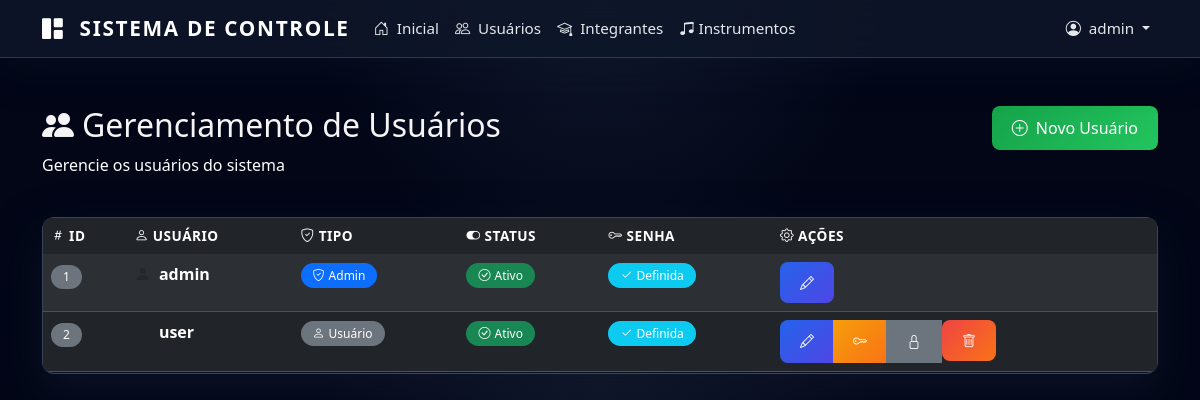
Before: /admin/users (signed in) with the older database file.
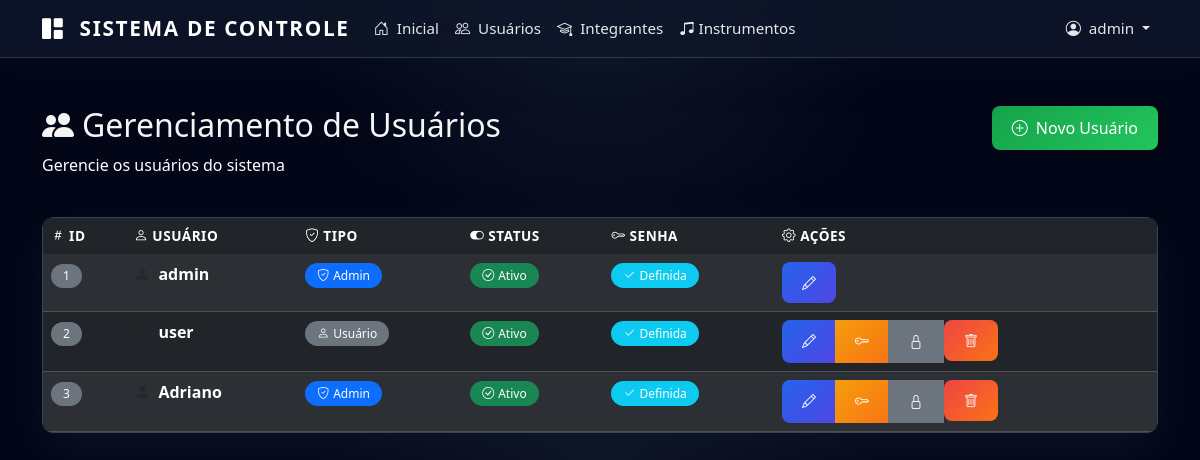
After: the same page with the newer database file.
### app/models.py (models this page shows, shortened)
class User(UserMixin, db.Model):
    id = db.Column(db.Integer, primary_key=True)
    username = db.Column(db.String(100), unique=True, nullable=False)
    password = db.Column(db.String(255), nullable=False)
    is_admin = db.Column(db.Boolean, default=False)
    is_active = db.Column(db.Boolean, default=True)
    must_change_password = db.Column(db.Boolean, default=True)
    login_attempts = db.Column(db.Integer, default=0)
    blocked_until = db.Column(db.DateTime, nullable=True)

### app/routes.py (the view)
@main_bp.route("/admin/users")
@login_required
@admin_required
def listar_usuarios():
    usuarios = User.query.all()
    return render_template("admin_users.html", usuarios=usuarios)

### app/__init__.py (called while the page is built)
@login_manager.user_loader
def load_user(user_id):
    from .models import User
    return User.query.get(int(user_id))

### app/utils.py (called while the page is built)
def admin_required(f):
    @wraps(f)
    def decorated_function(*args, **kwargs):
        if not current_user.is_authenticated:
            return redirect(url_for("auth.login"))
        if not current_user.is_admin:
            flash("Acesso restrito ao administrador.")
            return redirect(url_for("main.dashboard"))
        return f(*args, **kwargs)
    return decorated_function

### templates/admin_users.html
{% extends "base.html" %}
{% block content %}
<div class="container mt-5 fade-in">
  <div class="row mb-4">
    <div class="col-md-8">
      <h2><i class="bi bi-people-fill me-2"></i>Gerenciamento de Usuários</h2>
      <p class="text-white">Gerencie os usuários do sistema</p>
    </div>
    <div class="col-md-4 text-md-end">
      <a href="{{ url_for('main.criar_usuario') }}" class="btn btn-success">
        <i class="bi bi-plus-circle me-2"></i>Novo Usuário
      </a>
    </div>
  </div>
  <div class="card">
    <div class="card-body p-0">
      <div class="table-responsive">
        <table class="table table-dark table-striped table-hover mb-0">
          <thead class="table-dark">
            <tr>
              <th><i class="bi bi-hash me-1"></i>ID</th>
              <th><i class="bi bi-person me-1"></i>Usuário</th>
              <th><i class="bi bi-shield-check me-1"></i>Tipo</th>
              <th><i class="bi bi-toggle-on me-1"></i>Status</th>
              <th><i class="bi bi-key me-1"></i>Senha</th>
              <th><i class="bi bi-gear me-1"></i>Ações</th>
            </tr>
          </thead>
          <tbody>
            {% for user in usuarios %}
            <tr>
              <td><span class="badge bg-secondary">{{ user.id }}</span></td>
              <td>
                <i class="bi bi-person-fill me-1 text-muted"></i>
                <strong>{{ user.username }}</strong>
              </td>
              <td>
                {% if user.is_admin %}
                  <span class="badge bg-primary">
                    <i class="bi bi-shield-check me-1"></i>Admin
                  </span>
                {% else %}
                  <span class="badge bg-secondary">
                    <i class="bi bi-person me-1"></i>Usuário
                  </span>
                {% endif %}
              </td>
              <td>
                {% if user.is_active %}
                  <span class="badge bg-success">
                    <i class="bi bi-check-circle me-1"></i>Ativo
                  </span>
                {% else %}
                  <span class="badge bg-danger">
                    <i class="bi bi-x-circle me-1"></i>Bloqueado
                  </span>
                {% endif %}
              </td>
              <td>
                {% if user.must_change_password %}
                  <span class="badge bg-warning text-dark">
                    <i class="bi bi-exclamation-triangle me-1"></i>Pendente
                  </span>
                {% else %}
                  <span class="badge bg-info">
                    <i class="bi bi-check2 me-1"></i>Definida
                  </span>
                {% endif %}
              </td>
              <td>
                <div class="btn-group" role="group">
                  {% if user.username != 'admin' or user.id == current_user.id %}
                  <a href="{{ url_for('main.editar_usuario', user_id=user.id) }}" class="btn btn-sm btn-primary" title="Editar">
                    <i class="bi bi-pencil"></i>
                  </a>
                  {% if user.id != current_user.id %}
                  <a href="{{ url_for('main.resetar_senha', user_id=user.id) }}" class="btn btn-sm btn-warning" title="Resetar Senha">
                    <i class="bi bi-key"></i>
                  </a>
                  <a href="{{ url_for('main.toggle_usuario', user_id=user.id) }}" class="btn btn-sm btn-secondary" title="{{ 'Bloquear' if user.is_active else 'Ativar' }}">
                    <i class="bi {{ 'bi-lock' if user.is_active else 'bi-unlock' }}"></i>
                  </a>
                  {% endif %}
                  {% if user.id != current_user.id %}
                  <form action="{{ url_for('main.excluir_usuario', user_id=user.id) }}" method="POST" style="display: inline;">
                    <button type="submit" class="btn btn-sm btn-danger" title="Excluir" onclick="return confirm('Tem certeza que deseja excluir o usuário {{ user.username }}?')">
                      <i class="bi bi-trash"></i>
                    </button>
                  </form>
                  {% endif %}
                  {% else %}
                  <span class="text-white small" title="Usuário admin protegido">
                    <i class="bi bi-shield-lock"></i> Protegido
                  </span>
                  {% endif %}
                </div>
              </td>
            </tr>
            {% endfor %}
          </tbody>
        </table>
      </div>
    </div>
  </div>
</div>
{% endblock %}

### templates/base.html (shortened to what this page needs)
<!DOCTYPE html>
<html lang="pt-br">
<head>
  <link href="https://cdn.jsdelivr.net/npm/bootstrap@5.3.8/dist/css/bootstrap.min.css" rel="stylesheet">
  <link rel="stylesheet" href="https://cdn.jsdelivr.net/npm/bootstrap-icons@1.11.3/font/bootstrap-icons.min.css">
  <link rel="stylesheet" href="{{ url_for('static', filename='css/style.css') }}">
</head>
<body>
  {% if current_user.is_authenticated %}
  <nav class="navbar navbar-expand-md navbar-dark">
    <div class="container">
      <a class="navbar-brand" href="{{ url_for('main.dashboard') }}">
        <i class="bi bi-grid-1x2-fill me-2"></i> Sistema de Controle
      </a>
      <div class="collapse navbar-collapse" id="navbarNav">
        <ul class="navbar-nav me-auto">
          <li class="nav-item">
            <a class="nav-link" href="{{ url_for('main.dashboard') }}">
              <i class="bi bi-house-door me-1"></i> Inicial
            </a>
          </li>
          {% if current_user.is_admin %}
          <li class="nav-item">
            <a class="nav-link" href="{{ url_for('main.listar_usuarios') }}">
              <i class="bi bi-people me-1"></i> Usuários
            </a>
          </li>
          {% endif %}
          <li class="nav-item">
            <a class="nav-link" href="{{ url_for('main.listar_alunos') }}">
              <i class="bi bi-mortarboard me-1"></i> Integrantes
            </a>
          </li>
          <li class="nav-item">
            <a class="nav-link" href="{{ url_for('main.listar_instrumentos') }}">
              <i class="bi bi-music-note-beamed"></i> Instrumentos
            </a>
          </li>
        </ul>
        <ul class="navbar-nav">
          <li class="nav-item dropdown">
            <a class="nav-link dropdown-toggle" href="#" role="button" data-bs-toggle="dropdown" aria-expanded="false">
              <i class="bi bi-person-circle me-1"></i> {{ current_user.username }}
            </a>
          </li>
        </ul>
      </div>
    </div>
  </nav>
  {% endif %}
  <main class="{% if not current_user.is_authenticated %}min-vh-100{% endif %}">
    {% block content %}{% endblock %}
  </main>
</body>
</html>

### static/css/style.css (style rules this page uses)
:root { --primary-color: #0f172a; --secondary-color: #1e293b; --accent-color: #2563eb; --highlight-color: #e94560; --text-light: #e5e7eb; --text-muted: #9ca3af; --surface-color: #ffffff; --surface-muted: rgba(15, 23, 42, 0.04); --success-color: #22c55e; --warning-color: #facc15; --danger-color: #ef4444; }
body { font-family: system-ui, -apple-system, BlinkMacSystemFont, 'Segoe UI', Tahoma, Geneva, Verdana, sans-serif; background: radial-gradient(circle at top, #0f172a 0, #020617 40%, #020617 100%); color: #e5e7eb; }
.navbar { background: rgba(15, 23, 42, 0.85) !important; backdrop-filter: blur(16px); -webkit-backdrop-filter: blur(16px); border-bottom: 1px solid rgba(148, 163, 184, 0.25); box-shadow: 0 10px 40px rgba(15, 23, 42, 0.35); }
.navbar-brand { font-weight: 700; font-size: 1.3rem; letter-spacing: 0.08em; text-transform: uppercase; }
.nav-link { font-weight: 500; font-size: 0.95rem; color: #e5e7eb !important; transition: color 0.25s ease, opacity 0.25s ease; }
.card { border: none; border-radius: 12px; background: rgba(15, 23, 42, 0.75); backdrop-filter: blur(18px); -webkit-backdrop-filter: blur(18px); border: 1px solid rgba(148, 163, 184, 0.35); box-shadow: 0 18px 45px rgba(15, 23, 42, 0.7); transition: transform 0.3s ease, box-shadow 0.3s ease; }
.btn { border-radius: 8px; font-weight: 500; padding: 10px 20px; transition: all 0.3s ease; }
.btn-success { background: linear-gradient(135deg, #16a34a, #22c55e); border: none; }
.btn-primary { background: linear-gradient(135deg, #2563eb, #4f46e5); border: none; }
.btn-warning { background: linear-gradient(135deg, #f59e0b, #f97316); border: none; color: white; }
.btn-danger { background: linear-gradient(135deg, #ef4444, #f97316); border: none; color: #f9fafb; }
.table { border-radius: 8px; overflow: hidden; }
.table-dark { background-color: var(--primary-color); }
.table thead th { border-bottom: none; font-weight: 600; text-transform: uppercase; font-size: 0.85rem; letter-spacing: 0.5px; }
.table tbody tr { transition: background-color 0.2s ease; }
.badge { padding: 6px 12px; border-radius: 20px; font-weight: 500; font-size: 0.75rem; }
h2, h3, h4, h5, h6 { color: #f5f5f5; }
p { color: #d0d0d0; }
.fade-in { animation: fadeIn 0.5s ease-out; }

Changed rows visible on the page:
added User: id "3", username "Adriano", is_admin True (drawn), is_active True (drawn), must_change_password False (drawn)
